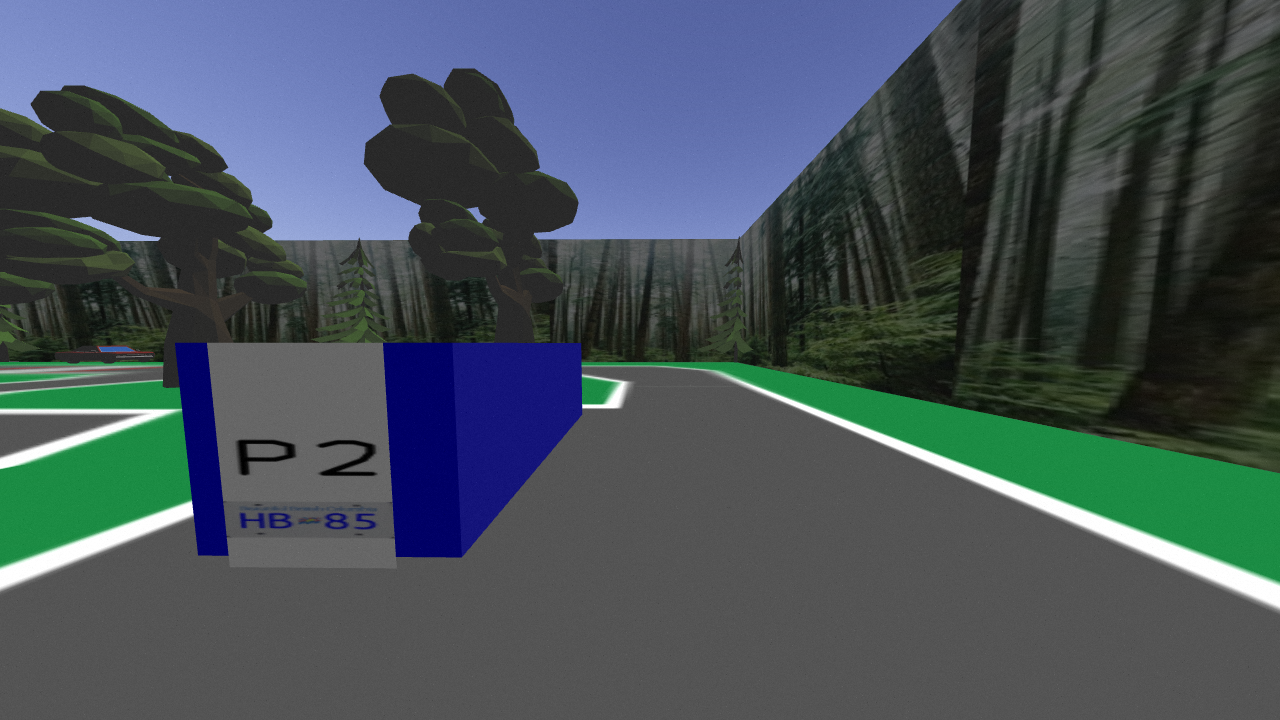
#> input picture experiments/test_images/closeup.png, 1280 x 720 px, found by its file name
$ python hsv_threshold.py
#> lines starting #> are read from the running program, lines starting #| are printed output that depends on the picture; after the words box and inside, x2 and y2 are one past the last pixel; in counts of white or black regions, pixels touching at a corner belong together
#!/usr/bin/env python

import numpy as np
import cv2 as cv
import time

img = cv.imread('experiments/closeup.png',cv.IMREAD_COLOR)
#> img is the input picture: shape (720, 1280, 3); mean B, G, R 88.4, 81.4, 69.9
img = cv.medianBlur(img,5)

# Convert BGR to HSV
hsv = cv.cvtColor(img, cv.COLOR_BGR2HSV)
#> hsv: shape (720, 1280, 3); mean H, S, V 46.3, 56.3, 95.5

uh = 130
us = 255
uv = 255
lh = 110
ls = 50
lv = 50
lower_hsv = np.array([lh,ls,lv])
upper_hsv = np.array([uh,us,uv])

# Threshold the HSV image to get only blue colors
mask = cv.inRange(hsv, lower_hsv, upper_hsv)
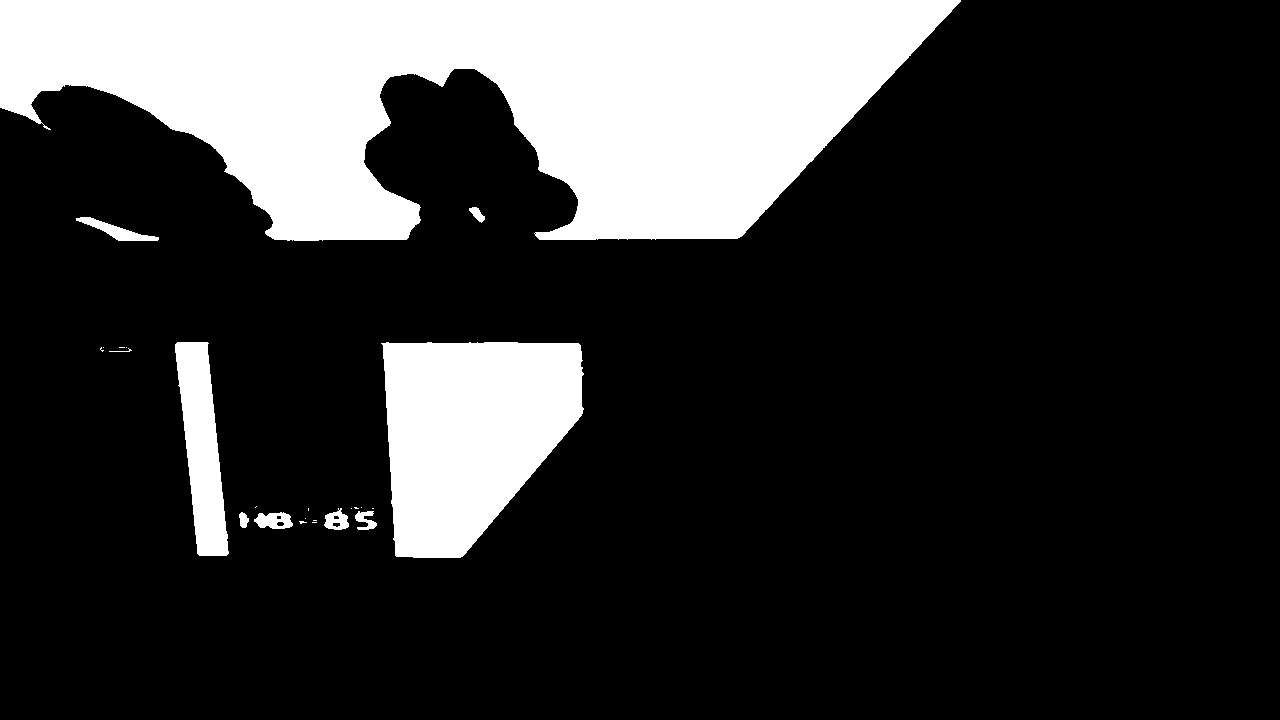
#> mask: shape (720, 1280); 20.6% white; 24 white regions (14 under 20 px), largest, box (x1, y1, x2, y2) and area: (0, 0, 961, 241) 148178, (381, 342, 584, 558) 32949, (175, 342, 229, 556) 6809
window_name = "HSV Calibrator"
cv.namedWindow(window_name)

def nothing(x):
    print("Trackbar value: " + str(x))
    pass

# create trackbars for Upper HSV
cv.createTrackbar('UpperH',window_name,0,255,nothing)
cv.setTrackbarPos('UpperH',window_name, uh)

cv.createTrackbar('UpperS',window_name,0,255,nothing)
cv.setTrackbarPos('UpperS',window_name, us)

cv.createTrackbar('UpperV',window_name,0,255,nothing)
cv.setTrackbarPos('UpperV',window_name, uv)

# create trackbars for Lower HSV
cv.createTrackbar('LowerH',window_name,0,255,nothing)
cv.setTrackbarPos('LowerH',window_name, lh)

cv.createTrackbar('LowerS',window_name,0,255,nothing)
cv.setTrackbarPos('LowerS',window_name, ls)

cv.createTrackbar('LowerV',window_name,0,255,nothing)
cv.setTrackbarPos('LowerV',window_name, lv)

font = cv.FONT_HERSHEY_SIMPLEX

print("Loaded images")

while(1):
    # Threshold the HSV image to get only blue colors
    mask = cv.inRange(hsv, lower_hsv, upper_hsv)
    cv.putText(mask,'Lower HSV: [' + str(lh) +',' + str(ls) + ',' + str(lv) + ']', (10,30), font, 0.5, (200,255,155), 1, cv.LINE_AA)
#> mask: shape (720, 1280); 0.12% of pixels changed, all inside (x1, y1, x2, y2) = (11, 17, 200, 36)
    cv.putText(mask,'Upper HSV: [' + str(uh) +',' + str(us) + ',' + str(uv) + ']', (10,60), font, 0.5, (200,255,155), 1, cv.LINE_AA)
#> mask: shape (720, 1280); min 0, max 255, mean 52.5

    cv.imshow(window_name,mask)

    k = cv.waitKey(1) & 0xFF
#> (key Esc is pressed here)
    if k == 27:
        break
    # get current positions of Upper HSV trackbars
    uh = cv.getTrackbarPos('UpperH',window_name)
    us = cv.getTrackbarPos('UpperS',window_name)
    uv = cv.getTrackbarPos('UpperV',window_name)
    upper_blue = np.array([uh,us,uv])
    # get current positions of Lower HSCV trackbars
    lh = cv.getTrackbarPos('LowerH',window_name)
    ls = cv.getTrackbarPos('LowerS',window_name)
    lv = cv.getTrackbarPos('LowerV',window_name)
    upper_hsv = np.array([uh,us,uv])
    lower_hsv = np.array([lh,ls,lv])

    time.sleep(.1)

cv.destroyAllWindows()

$ run again, with experiments/test_images/102.png copied over experiments/test_images/closeup.png
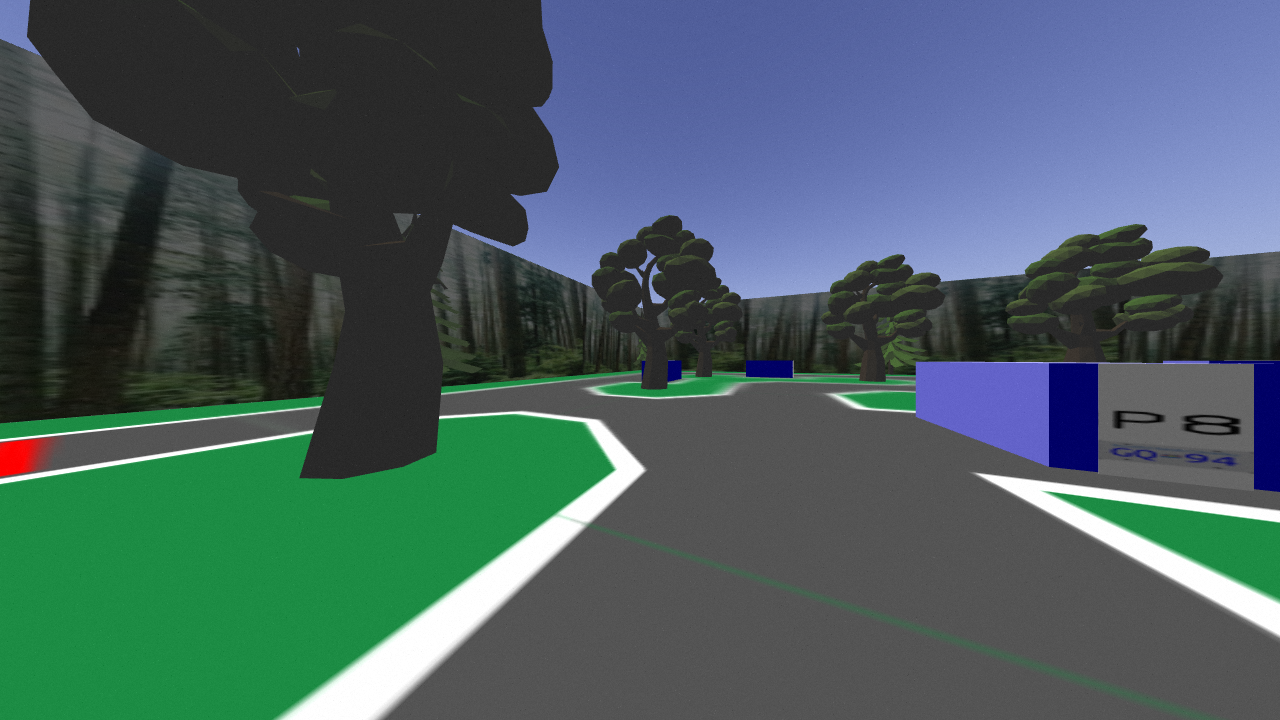
#> input picture experiments/test_images/102.png, 1280 x 720 px, found by its file name
#> img is the input picture: shape (720, 1280, 3); mean B, G, R 96.2, 94, 72.7
#> hsv: shape (720, 1280, 3); mean H, S, V 49.6, 66.7, 108.9
#> `mask = cv.inRange(hsv, lower_hsv, upper_hsv)`:
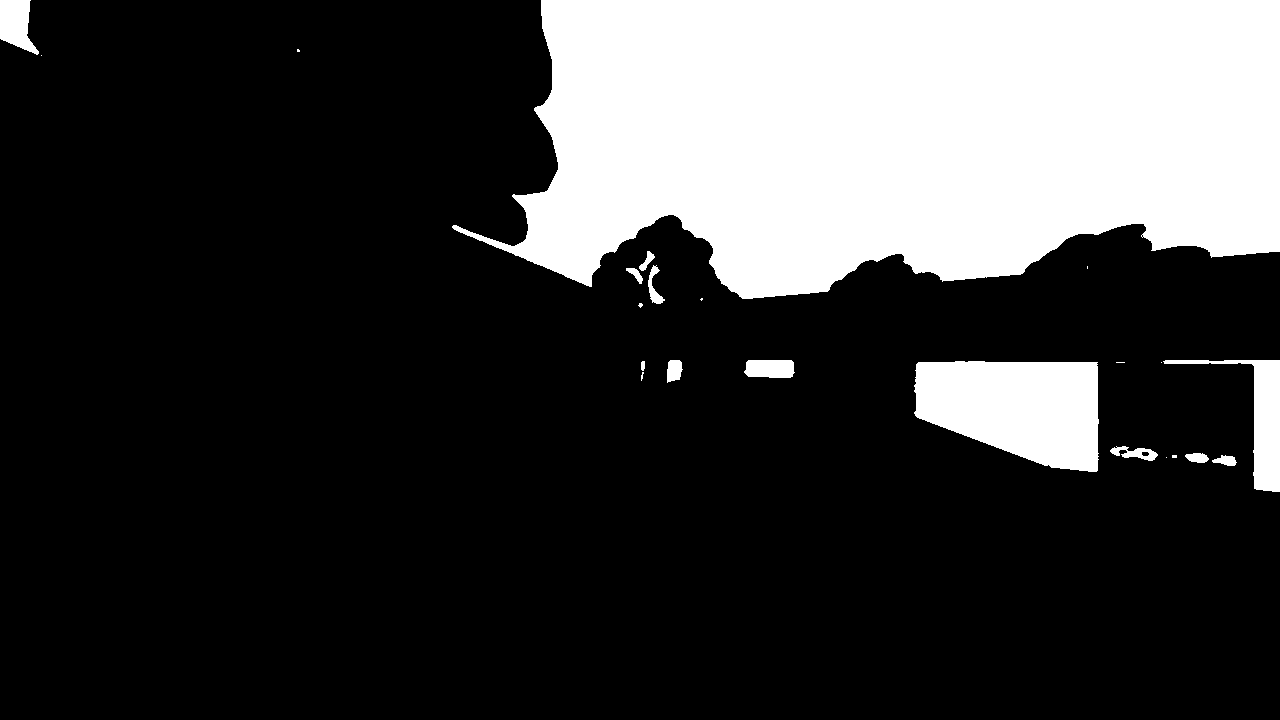
#> mask: shape (720, 1280); 23.5% white; 23 white regions (10 under 20 px), largest, box (x1, y1, x2, y2) and area: (452, 0, 1280, 299) 192956, (914, 361, 1099, 472) 16017, (1163, 360, 1280, 492) 3753
#> `cv.putText(mask,'Upper HSV: [' + str(uh) +',' + str(us) + ',' + str(uv..`:
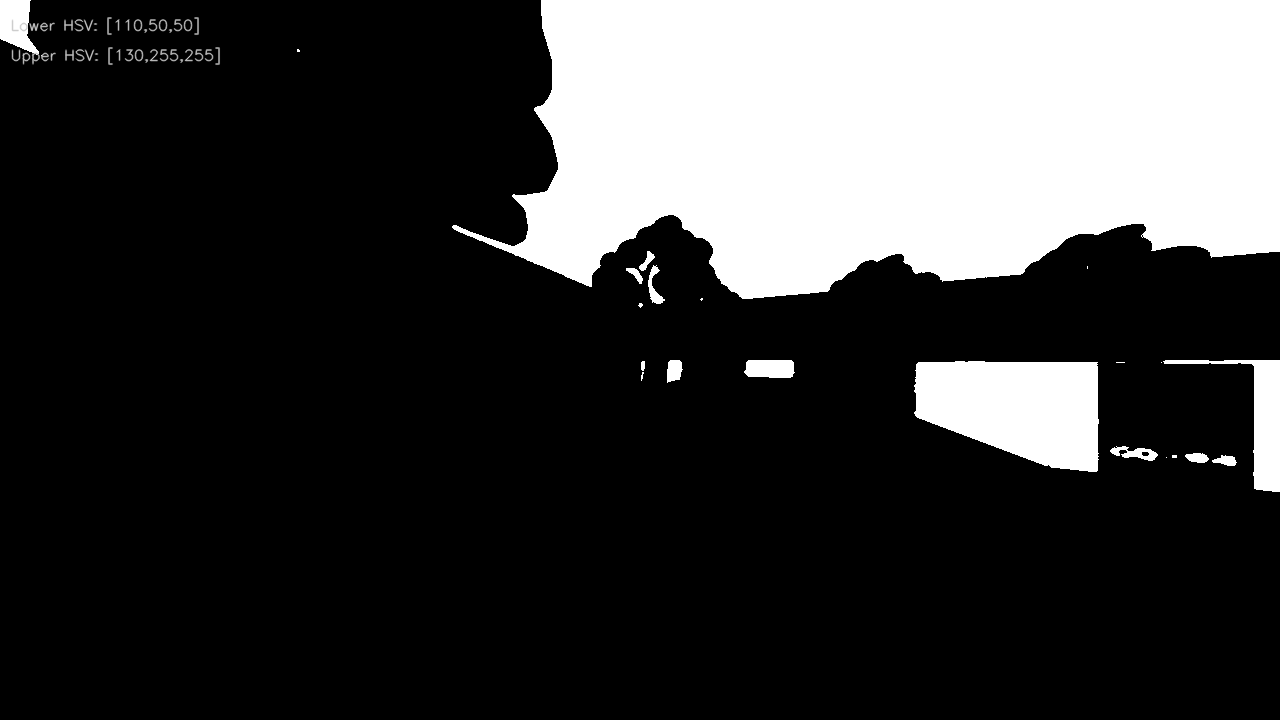
#> mask: shape (720, 1280); min 0, max 255, mean 60.2

$ run again, with experiments/test_images/106.png copied over experiments/test_images/closeup.png
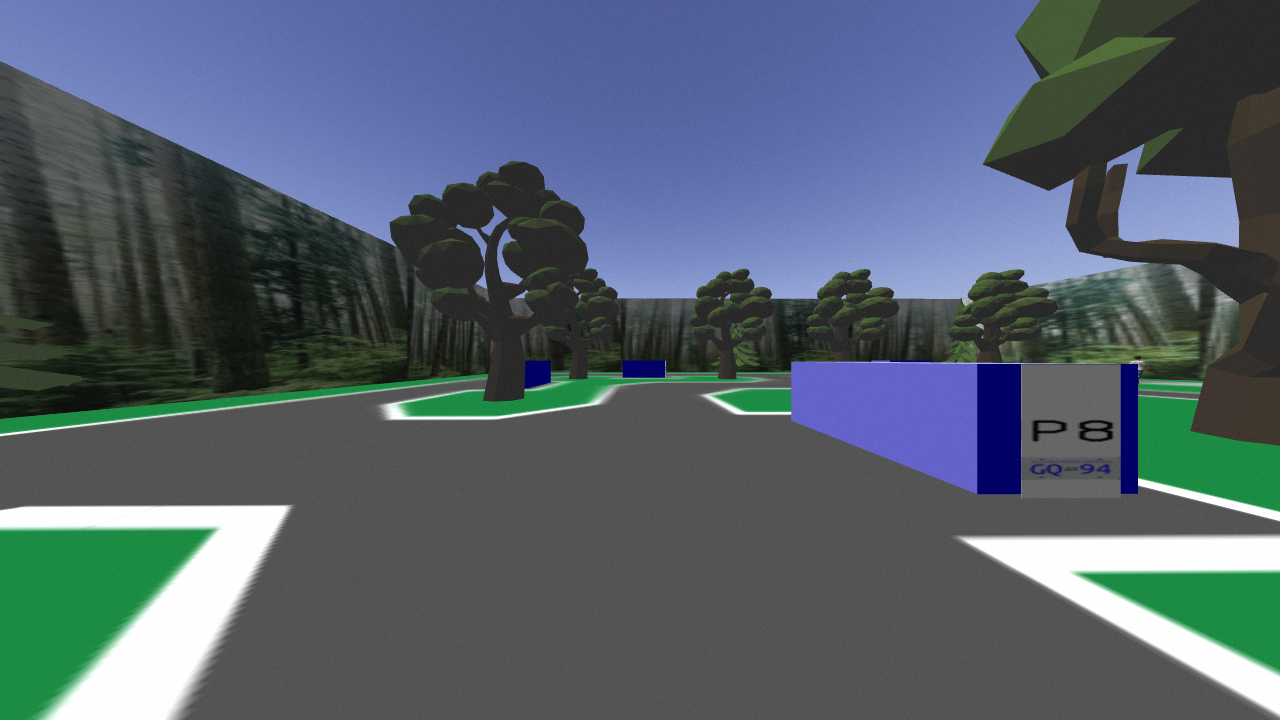
#> input picture experiments/test_images/106.png, 1280 x 720 px, found by its file name
#> img is the input picture: shape (720, 1280, 3); mean B, G, R 108.4, 97, 84.7
#> hsv: shape (720, 1280, 3); mean H, S, V 49.9, 56.6, 115.1
#> `mask = cv.inRange(hsv, lower_hsv, upper_hsv)`:
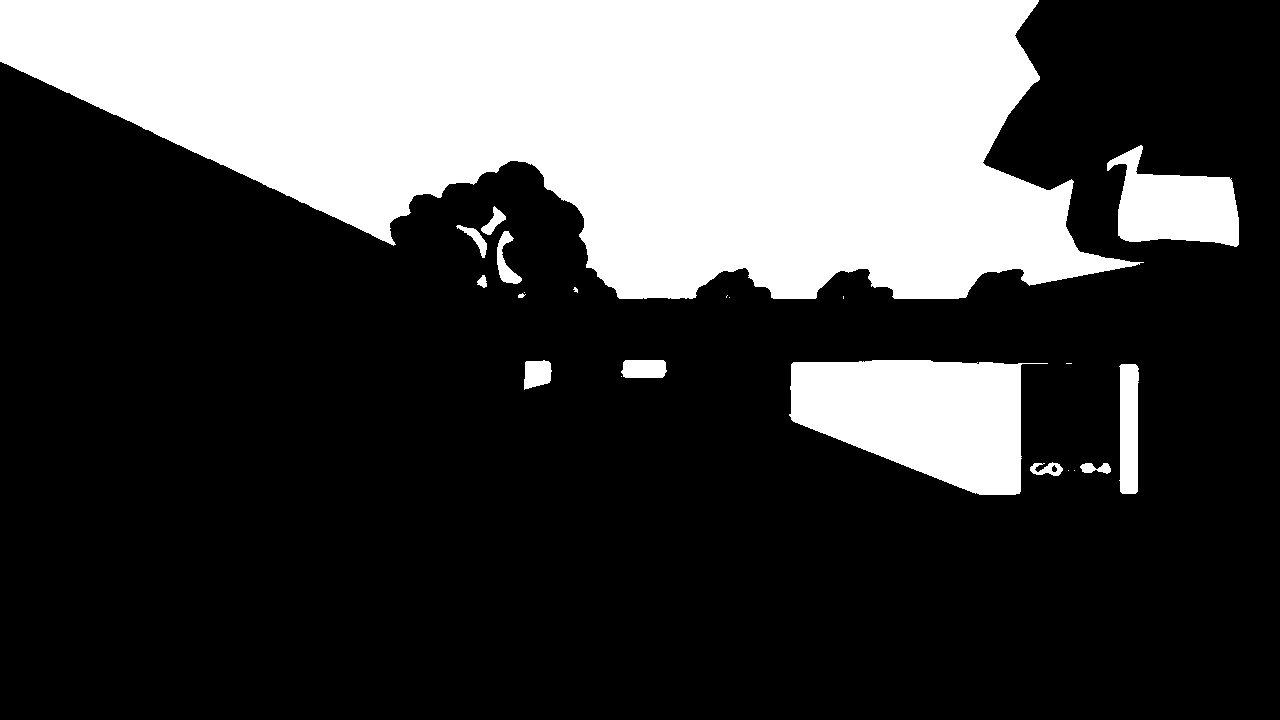
#> mask: shape (720, 1280); 28.6% white; 22 white regions (9 under 20 px), largest, box (x1, y1, x2, y2) and area: (0, 0, 1144, 299) 226241, (789, 360, 1048, 495) 23737, (1107, 145, 1239, 247) 8170

$ run again, with experiments/test_images/134.png copied over experiments/test_images/closeup.png
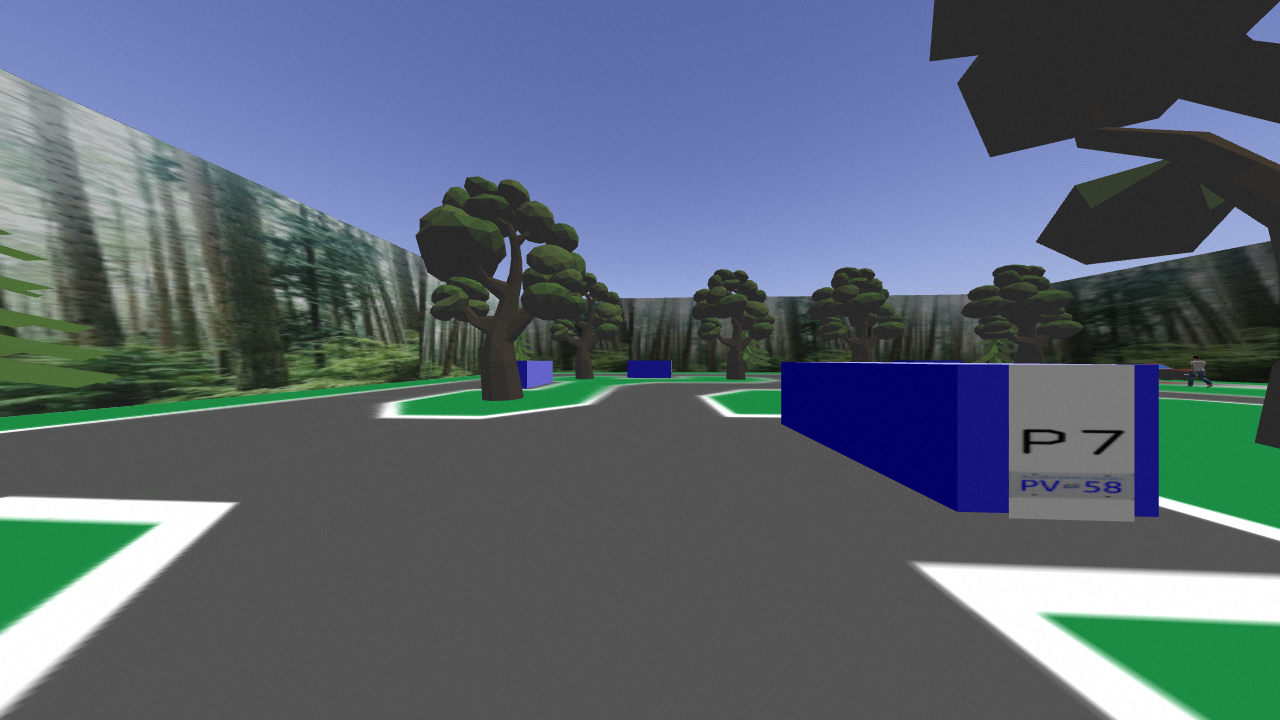
#> input picture experiments/test_images/134.png, 1280 x 720 px, found by its file name
#> img is the input picture: shape (720, 1280, 3); mean B, G, R 113.9, 101.7, 89.7
#> hsv: shape (720, 1280, 3); mean H, S, V 49.1, 54.7, 120.1
#> `mask = cv.inRange(hsv, lower_hsv, upper_hsv)`:
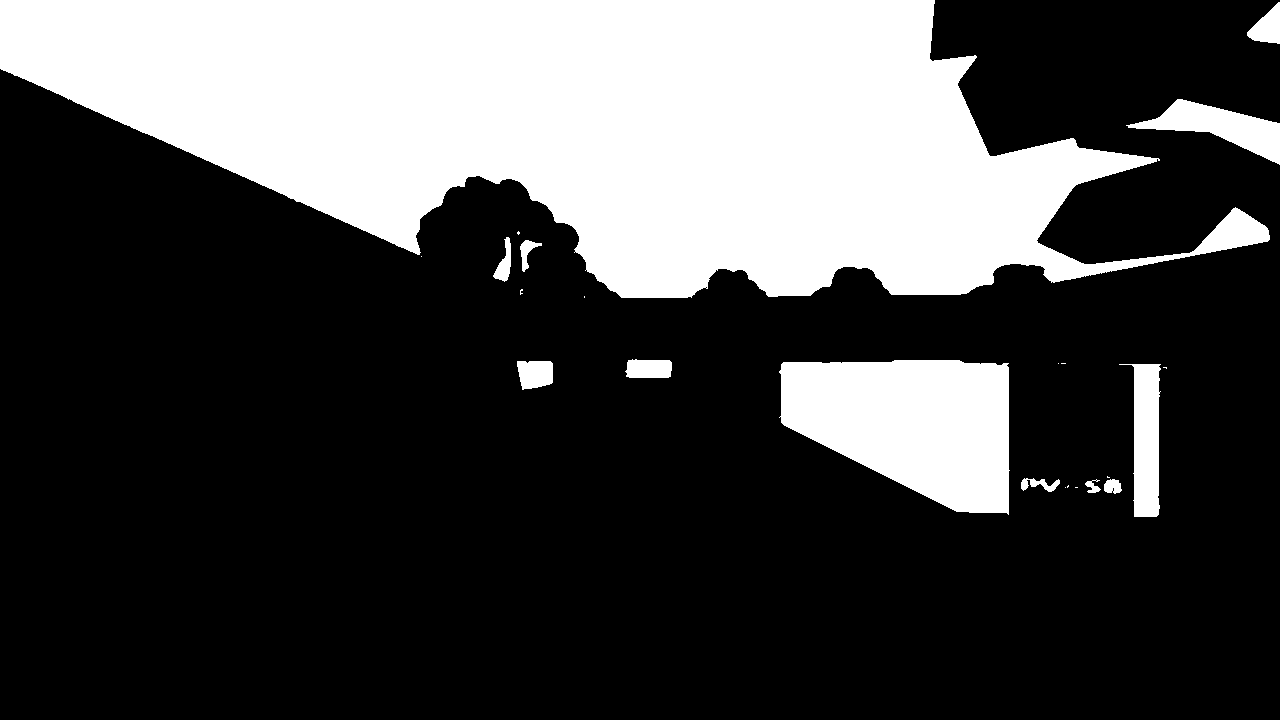
#> mask: shape (720, 1280); 28.7% white; 23 white regions (11 under 20 px), largest, box (x1, y1, x2, y2) and area: (0, 0, 1270, 298) 226214, (779, 360, 1010, 515) 26568, (1126, 99, 1280, 165) 3969
